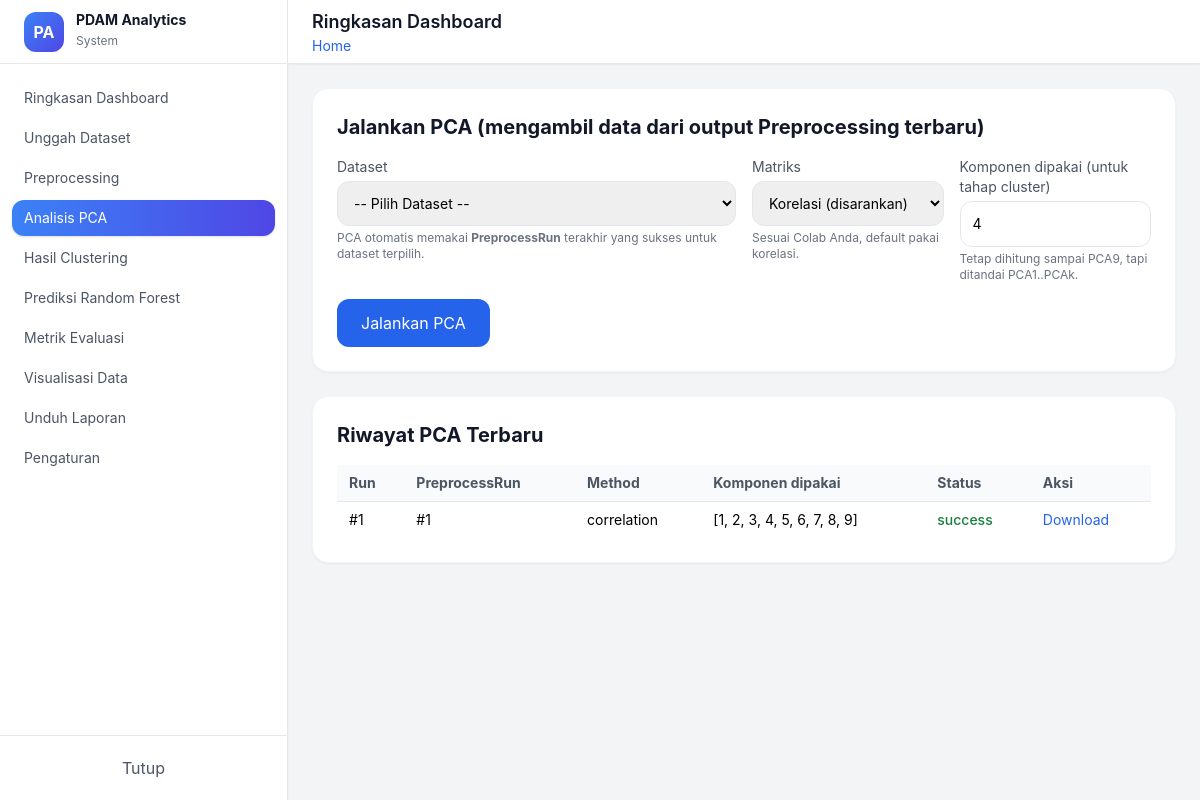
Page /pca/ on the committed database.
### models/pipeline_models.py (models this page shows)
class PCARun(db.Model):
    __tablename__ = "pca_runs"
    id = db.Column(db.Integer, primary_key=True)
    preprocess_run_id = db.Column(db.Integer, db.ForeignKey("preprocess_runs.id"), nullable=False, index=True)
    method = db.Column(db.String(20), default="correlation")  # correlation/covariance
    n_components_total = db.Column(db.Integer, default=9)
    selected_components = db.Column(db.JSON, nullable=True)   # misal [1,2,3,4]
    eigenvalues = db.Column(db.JSON, nullable=True)
    explained_variance = db.Column(db.JSON, nullable=True)
    cumulative_variance = db.Column(db.JSON, nullable=True)
    output_path = db.Column(db.String(500), nullable=True)
    created_at = db.Column(db.DateTime, default=datetime.utcnow)
    status = db.Column(db.String(20), default="success")
    error_message = db.Column(db.Text, nullable=True)
    silhouette_runs = db.relationship(
        "SilhouetteRun", backref="pca_run", lazy=True, cascade="all, delete-orphan"
    )
    kmeans_runs = db.relationship(
        "KMeansRun", backref="pca_run", lazy=True, cascade="all, delete-orphan"
    )

### controllers/pca_controller.py (the view, shortened to what this page needs)
@pca_bp.route("/", methods=["GET", "POST"], strict_slashes=False)
def index():
    datasets = Dataset.query.order_by(Dataset.uploaded_at.desc()).all()
    pca_runs = PCARun.query.order_by(PCARun.created_at.desc()).limit(20).all()
    selected_dataset_id = request.args.get("dataset_id", type=int)
    last_preprocess = None
    last_pca_for_dataset = None
    return render_template(
        "pages/pca.html",
        datasets=datasets,
        pca_runs=pca_runs,
        selected_dataset_id=selected_dataset_id,
        last_preprocess=last_preprocess,
        last_pca_for_dataset=last_pca_for_dataset
    )

### templates/pages/pca.html (shortened to what this page needs)
{% extends "layouts.html" %}
{% block content %}
<div class="bg-white rounded-2xl shadow-sm border border-gray-100 p-6 mb-6">
    <h2 class="text-xl font-bold text-gray-900 mb-4">
        Jalankan PCA (mengambil data dari output Preprocessing terbaru)
    </h2>
    <form method="POST" action="{{ url_for('pca.index', dataset_id=selected_dataset_id) }}">
        <div class="grid grid-cols-1 md:grid-cols-4 gap-4">
            <div class="md:col-span-2">
                <label class="block text-sm text-gray-600 mb-1">Dataset</label>
                <select name="dataset_id"
                        class="w-full border rounded-xl p-3 text-sm"
                        required
                        onchange="window.location='{{ url_for('pca.index') }}?dataset_id=' + this.value;">
                    <option value="">-- Pilih Dataset --</option>
                </select>
                <p class="text-xs text-gray-500 mt-1">
                    PCA otomatis memakai <b>PreprocessRun</b> terakhir yang sukses untuk dataset terpilih.
                </p>
            </div>
            <div>
                <label class="block text-sm text-gray-600 mb-1">Matriks</label>
                <select name="method" class="w-full border rounded-xl p-3 text-sm">
                    <option value="correlation" selected>Korelasi (disarankan)</option>
                </select>
                <p class="text-xs text-gray-500 mt-1">Sesuai Colab Anda, default pakai korelasi.</p>
            </div>
            <div>
                <label class="block text-sm text-gray-600 mb-1">Komponen dipakai (untuk tahap cluster)</label>
                <input type="number"
                       name="selected_components_count"
                       value="4"
                       min="1"
                       class="w-full border rounded-xl p-3 text-sm" />
                <p class="text-xs text-gray-500 mt-1">Tetap dihitung sampai PCA9, tapi ditandai PCA1..PCAk.</p>
            </div>
        </div>
        <div class="mt-4">
            <button type="submit"
                    class="px-6 py-3 bg-blue-600 text-white rounded-xl hover:bg-blue-700 transition">
                Jalankan PCA
            </button>
        </div>
    </form>
</div>
<div class="bg-white rounded-2xl shadow-sm border border-gray-100 p-6">
    <h2 class="text-xl font-bold text-gray-900 mb-4">Riwayat PCA Terbaru</h2>
    <div class="overflow-x-auto">
        <table class="w-full text-sm border-collapse">
            <thead>
                <tr class="bg-gray-50 text-left text-gray-600">
                    <th class="px-3 py-2">Run</th>
                    <th class="px-3 py-2">PreprocessRun</th>
                    <th class="px-3 py-2">Method</th>
                    <th class="px-3 py-2">Komponen dipakai</th>
                    <th class="px-3 py-2">Status</th>
                    <th class="px-3 py-2">Aksi</th>
                </tr>
            </thead>
            <tbody>
                {% for r in pca_runs %}
                <tr class="border-t">
                    <td class="px-3 py-2">#{{ r.id }}</td>
                    <td class="px-3 py-2">#{{ r.preprocess_run_id }}</td>
                    <td class="px-3 py-2">{{ r.method }}</td>
                    <td class="px-3 py-2">{{ r.selected_components }}</td>
                    <td class="px-3 py-2">
                        {% if r.status == 'success' %}
                            <span class="text-green-700 font-medium">success</span>
                        {% else %}
                            <span class="text-red-700 font-medium">failed</span>
                        {% endif %}
                    </td>
                    <td class="px-3 py-2">
                        {% if r.status == 'success' and r.output_path %}
                        <a class="text-blue-600 hover:underline"
                           href="{{ url_for('pca.download', run_id=r.id) }}">
                           Download
                        </a>
                        {% else %}
                        <span class="text-gray-400">-</span>
                        {% endif %}
                    </td>
                </tr>
                {% endfor %}
            </tbody>
        </table>
    </div>
</div>
{% endblock %}

### templates/layouts.html (style rules this page uses)
body { font-family: 'Inter', sans-serif; }

### rows in the picture
PCARun: id "1", preprocess_run_id "1", method "correlation", selected_components "[1, 2, 3, 4, 5, 6, 7, 8, 9]", status "success"

### other values in the picture
{{ page_title }} "Ringkasan Dashboard"
{{ breadcrumb }} "Home"
